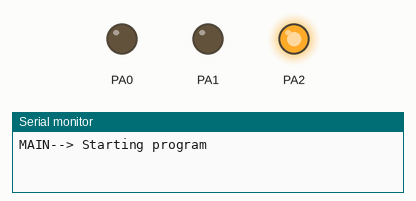
Simulated run of this program. Board: ATmega32, built with avr-gcc and emulated at 16 MHz. Shown: output pins drawn as LEDs (lit = HIGH), the last lines printed to the serial monitor.

Above: at 0.5 s.
At 65.0 s:
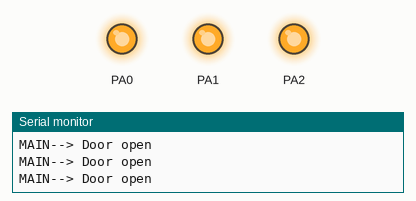
Timing chart, 0 to 65.9 s (numbered marks = the images above):
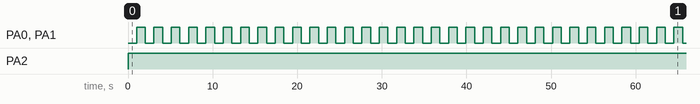

The program:

main.c
```c
// (licence header left out)
#include <stdio.h>
#include <string.h>

#include <led.h>
#include <timers.h>
#include <comm.h>
#include <printf_setup.h>

#define SYSTICK_FREQ 1000 ///< Frequency of the SysTick set at 1kHz.
#define COMM_BAUD_RATE 115200UL ///< Baud rate for communication with PC

void softTimerCallback(void);

#define DEBUG

#ifdef DEBUG
#define print(str, args...) printf("MAIN--> "str"%s",##args,"\r")
#define println(str, args...) printf("MAIN--> "str"%s",##args,"\r\n")
#else
#define print(str, args...) (void)0
#define println(str, args...) (void)0
#endif

//#include <avr/io.h>

//void alarmSignalInit(void) {
//
//  DDRD |= (1<<3); // output pin
//  PORTD |= (1<<3); //
//
//}
//
//void setAlarm(uint8_t val) {
//
//  if (val) {
//    PORTD |= (1<<3);
//  } else {
//    PORTD &= ~(1<<3);
//  }
//
//
//}

//void initContactSwitch(void) {
//
//  DDRD &= ~(1<<2); // input pin
//  PORTD |= (1<<2); // pull up resistor
//
//}
//
//uint8_t checkContactSwitch(void) {
//
//  return !(PIND & (1<<2));
//}

uint8_t alarm;

/**
 * @brief Main function
 * @return
 */
int main(void) {

//  initContactSwitch();
//  alarmSignalInit();

  COMM_Init(COMM_BAUD_RATE);

  printfSetup();

  println("Starting program");

  TIMER_Init(SYSTICK_FREQ); // Initialize timer

  // Add a soft timer with callback running every 1000ms
  int8_t timerID = TIMER_AddSoftTimer(1000, softTimerCallback);
  TIMER_StartSoftTimer(timerID);

	LED_Init(LED0); // Add an LED
	LED_Init(LED1); // Add an LED
	LED_Init(LED2); // Add an LED
	LED_ChangeState(LED2, LED_ON);

	while (1) {

//	  alarm = checkContactSwitch();
//	  if (alarm) {
//	    setAlarm(1);
//	  } else {
//	    setAlarm(0);
//	  }

	  TIMER_SoftTimersUpdate(); // run timers
	}
}

/**
 * @brief Callback function called on every soft timer overflow
 */
void softTimerCallback(void) {

  LED_Toggle(LED1);
  LED_Toggle(LED0);

  if (!alarm)
    println("Door open");
  else {
    println("Door closed");
  }

}
```

comm.h
```c
// (licence header left out)
#ifndef COMM_H_
#define COMM_H_

#include <inttypes.h>

void    COMM_Init(uint32_t baud);
void    COMM_Putc(uint8_t c);
void    COMM_Puts(const char* s);
uint8_t COMM_Getc(void);
uint8_t COMM_GetFrame(uint8_t* buf, uint8_t* len);

#endif /* COMM_H_ */
```

fifo.h
```c
// (licence header left out)
#ifndef FIFO_H_
#define FIFO_H_

#include <inttypes.h>

/**
 * @defgroup  FIFO FIFO
 * @brief     First in first out buffer functions
 */

/**
 * @addtogroup FIFO
 * @{
 */

/**
 * @brief FIFO structure typedef.
 */
typedef struct {
  uint16_t head;   ///< Head
  uint16_t tail;   ///< Tail
  uint8_t* buf;    ///< Pointer to buffer
  uint16_t len;    ///< Maximum length of FIFO
  uint16_t count;  ///< Current number of data elements
} FIFO_TypeDef;

uint8_t FIFO_Add      (FIFO_TypeDef* fifo);
uint8_t FIFO_Push     (FIFO_TypeDef* fifo, uint8_t c);
uint8_t FIFO_Pop      (FIFO_TypeDef* fifo, uint8_t* c);
uint8_t FIFO_IsEmpty  (FIFO_TypeDef* fifo);

/**
 * @}
 */

#endif /* FIFO_H_ */
```

led.h
```c
// (licence header left out)
#ifndef LED_H_
#define LED_H_

/**
 * @defgroup  LED LED
 * @brief     Light Emitting Diode control functions.
 */

/**
 * @addtogroup LED
 * @{
 */

/**
 * @brief LED enum - for identifying an LED.
 */
typedef enum {
  LED0,//!< LED0
  LED1,//!< LED1
  LED2,//!< LED2
  LED3,//!< LED3
  LED4,//!< LED4
  LED5,//!< LED5
  LED6,//!< LED6
  LED7,//!< LED7
  LED8,//!< LED8
  LED9,//!< LED9

} LED_Number_TypeDef;

/**
 * @brief State of an LED.
 */
typedef enum {
  LED_UNUSED, //!< LED_UNUSED LED not initialized
  LED_OFF,    //!< LED_OFF    Turn off LED
  LED_ON,     //!< LED_ON     Turn on LED
} LED_State_TypeDef;

void LED_Init         (LED_Number_TypeDef led);
void LED_Toggle       (LED_Number_TypeDef led);
void LED_ChangeState  (LED_Number_TypeDef led, LED_State_TypeDef state);

/**
 * @}
 */

#endif /* LED_H_ */
```

printf_setup.h
```c
// (licence header left out)
#ifndef APP_INC_PRINTF_SETUP_H_
#define APP_INC_PRINTF_SETUP_H_

void printfSetup(void);

#endif /* APP_INC_PRINTF_SETUP_H_ */
```

timers.h
```c
// (licence header left out)
#ifndef TIMERS_H_
#define TIMERS_H_

#include <inttypes.h>

/**
 * @defgroup  TIMER TIMER
 * @brief     Timing control functions
 */

/**
 * @addtogroup TIMER
 * @{
 */

void      TIMER_Init              (uint32_t freq);
void      TIMER_DelayUS           (uint32_t us);
void      TIMER_Delay             (uint32_t ms);
uint8_t   TIMER_DelayTimer        (uint32_t ms, uint32_t startTime);
int8_t    TIMER_AddSoftTimer      (uint32_t maxVal, void (*fun)(void));
void      TIMER_StartSoftTimer    (uint8_t id);
void      TIMER_SoftTimersUpdate  (void);
uint32_t  TIMER_GetTime           (void);
/**
 * @}
 */

#endif /* TIMERS_H_ */
```

utils.h
```c
// (licence header left out)
#ifndef UTILS_H_
#define UTILS_H_

#include <inttypes.h>

/**
 * @defgroup  UTILS UTILS
 * @brief     Common utility functions and macros
 */

/**
 * @addtogroup UTILS
 * @{
 */

void hexdump(uint8_t* buf, uint32_t length);

/**
 * @}
 */

#endif /* UTILS_H_ */
```

comm.c
```c
// (licence header left out)
#include <comm.h>
#include <fifo.h>
// HAL
#include <stdio.h>
#include <uart.h>

#ifndef DEBUG
  #define DEBUG
#endif

#ifdef DEBUG
  #define print(str, args...) printf("COMM--> "str"%s",##args,"\r")
  #define println(str, args...) printf("COMM--> "str"%s",##args,"\r\n")
#else
  #define print(str, args...) (void)0
  #define println(str, args...) (void)0
#endif

/**
 * @defgroup  COMM COMM
 * @brief     Communication with PC functions.
 */

/**
 * @addtogroup COMM
 * @{
 */

#define COMM_BUF_LEN     128     ///< COMM buffer lengths
#define COMM_TERMINATOR '\r'     ///< COMM frame terminator character

static uint8_t rxBuffer[COMM_BUF_LEN]; ///< Buffer for received data.
static uint8_t txBuffer[COMM_BUF_LEN]; ///< Buffer for transmitted data.

static FIFO_TypeDef rxFifo; ///< RX FIFO
static FIFO_TypeDef txFifo; ///< TX FIFO

static uint8_t gotFrame;  ///< Nonzero signals a new frame (number of received frames)

uint8_t COMM_TxCallback(uint8_t* c);
void    COMM_RxCallback(uint8_t c);

/**
 * @brief Initialize communication terminal interface.
 *
 * @param baud Required baud rate
 */
void COMM_Init(uint32_t baud) {

  // pass baud rate
  // callback for received data and callback for
  // transmitted data
  COMM_HAL_Init(baud, COMM_RxCallback, COMM_TxCallback);

  // Initialize RX FIFO
  rxFifo.buf = rxBuffer;
  rxFifo.len = COMM_BUF_LEN;
  FIFO_Add(&rxFifo);

  // Initialize TX FIFO
  txFifo.buf = txBuffer;
  txFifo.len = COMM_BUF_LEN;
  FIFO_Add(&txFifo);

}

/**
 * @brief Send a char to USART2.
 * @details This function can be called in stubs.c _write
 * function in order for printf to work
 *
 * @param c Char to send.
 */
void COMM_Putc(uint8_t c) {
  // disable IRQ so it doesn't screw up FIFO count - leads to errors in transmission
  COMM_HAL_IrqDisable;

  FIFO_Push(&txFifo,c); // Put data in TX buffer
  COMM_HAL_TxEnable();  // Enable low level transmitter

  // enable IRQ again
  COMM_HAL_IrqEnable;
}
/**
 * @brief Send string to USART
 * @param s String to send
 */
void COMM_Puts(const char* s) {

  while(*s) {
    COMM_Putc(*s++);
  }
  // CR for terminal
  COMM_Putc('\r');
}
/**
 * @brief Get a char from USART2
 * @return Received char.
 * @warning Blocking function! Waits until char is received.
 */
uint8_t COMM_Getc(void) {

  uint8_t c;

  while (FIFO_IsEmpty(&rxFifo) == 1); // wait until buffer is not empty
  // buffer not empty => char was received

//  USART_ITConfig(USART2, USART_IT_RXNE, DISABLE); // disable RX interrupt

  FIFO_Pop(&rxFifo,&c); // Get data from RX buffer

//  USART_ITConfig(USART2, USART_IT_RXNE, ENABLE); // enable RX interrupt

  return c;
}
/**
 * @brief Get a complete frame from USART2 (nonblocking)
 * @param buf Buffer for data (data will be null terminated for easier string manipulation)
 * @param len Length not including terminator character
 * @retval 0 Received frame
 * @retval 1 No frame in buffer
 * @retval 2 Frame error
 * TODO Add maximum length checking so as not to overflow
 */
uint8_t COMM_GetFrame(uint8_t* buf, uint8_t* len) {

  uint8_t c;
  *len = 0; // zero out length variable

  if (gotFrame) {
    while (1) {

      // no more data and terminator wasn't reached => error
      if (FIFO_IsEmpty(&rxFifo)) {
        *len = 0;
        println("Invalid frame");
        return 2;
      }
      FIFO_Pop(&rxFifo, &c);
      buf[(*len)++] = c;

      // if end of frame
      if (c == COMM_TERMINATOR) {
        (*len)--; // length without terminator character
        buf[*len] = 0; // USART terminator character converted to NULL terminator
        break;
      }

    }
    gotFrame--;
    return 0;

  } else {

    return 1;
  }

}
/**
 * @brief Callback for receiving data from PC.
 * @param c Data sent from lower layer software.
 */
void COMM_RxCallback(uint8_t c) {

  uint8_t res = FIFO_Push(&rxFifo, c); // Put data in RX buffer

  // Checking res to ensure no buffer overflow occurred
  if ((c == COMM_TERMINATOR) && (res == 0)) {
    gotFrame++;
  }
}
/**
 * @brief Callback for transmitting data to lower layer
 * @param c Transmitted data
 * @retval 0 There is no more data in buffer (stop transmitting)
 * @retval 1 Valid data in c
 */
uint8_t COMM_TxCallback(uint8_t* c) {

  if (FIFO_Pop(&txFifo, c) == 0) { // If buffer not empty
    return 1;
  } else {
    return 0;
  }

}

/**
 * @}
 */
```

fifo.c
```c
// (licence header left out)
#include <fifo.h>
#include <stdio.h>

#ifndef DEBUG
//  #define DEBUG
#endif

#ifdef DEBUG
  #define print(str, args...) printf("FIFO--> "str"%s",##args,"\r")
  #define println(str, args...) printf("FIFO--> "str"%s",##args,"\r\n")
#else
  #define print(str, args...) (void)0
  #define println(str, args...) (void)0
#endif

/**
 * @addtogroup FIFO
 * @{
 */

/**
 * @brief Add a FIFO.
 *
 * @details To add a FIFO, you need to define a FIFO_TypeDef
 * structure and initialize it with the proper length and
 * buffer pointer. The rest is handled automatically.
 *
 * @param fifo Pointer to FIFO structure
 * @retval 0 FIFO added successfully
 * @retval 1 Error: FIFO length is 0
 */
uint8_t FIFO_Add(FIFO_TypeDef* fifo) {

  if (fifo->len == 0 ) {
    println("Zero FIFO length");
    return 1;
  }

  fifo->tail  = 0;
  fifo->head  = 0;
  fifo->count = 0;

  return 0;
}
/**
 * @brief Pushes data to FIFO.
 * @param fifo Pointer to FIFO structure
 * @param c Data byte
 * @retval 0 Data added
 * @retval 1 Error: FIFO is full
 */
uint8_t FIFO_Push(FIFO_TypeDef* fifo, uint8_t c) {

  // Check for overflow
  if (fifo->count == fifo->len) {
    println("FIFO overflow");
    return 1;
  }

  fifo->buf[fifo->head++] = c; // Put char in buffer
  fifo->count++; // Increase counter


  if (fifo->head == fifo->len) {
    fifo->head = 0; // start from beginning
  }

  return 0;
}
/**
 * @brief Pops data from the FIFO.
 * @param fifo Pointer to FIFO structure
 * @param c data
 * @retval 0 Got valid data
 * @retval 1 Error: FIFO is empty
 */
uint8_t FIFO_Pop(FIFO_TypeDef* fifo, uint8_t* c) {

  // If FIFO is empty
  if (fifo->count == 0) {
    println("FIFO is empty");
    return 1;
  }
  *c = fifo->buf[fifo->tail++];
  fifo->count--;

  if (fifo->tail == fifo->len) {
    fifo->tail = 0; // start from beginning
  }

  return 0;
}
/**
 * @brief Checks whether the FIFO is empty.
 * @param fifo Pointer to FIFO structure
 * @retval 1 FIFO is empty
 * @retval 0 FIFO is not empty
 */
uint8_t FIFO_IsEmpty(FIFO_TypeDef* fifo) {

  if (fifo->count == 0) {
    return 1;
  }

  return 0;
}

/**
 * @}
 */
```

led.c
```c
// (licence header left out)
#include <stdio.h>
#include <led.h>
#include <led_hal.h>

#ifndef DEBUG
  #define DEBUG
#endif

#ifdef DEBUG
  #define print(str, args...) printf("LED--> "str"%s",##args,"\r")
  #define println(str, args...) printf("LED--> "str"%s",##args,"\r\n")
#else
  #define print(str, args...) (void)0
  #define println(str, args...) (void)0
#endif

/**
 * @addtogroup LED
 * @{
 */

static LED_State_TypeDef ledState[MAX_LEDS]; ///< States of the LEDs (MAX_LEDS is hardware dependent)

/**
 * @brief Add an LED.
 * @param led LED init structure.
 */
void LED_Init(LED_Number_TypeDef led) {

  // Check if LED number is correct.
  if (led >= MAX_LEDS) {
    println("Error: Incorrect LED number %d!", (int)led);
    return;
  }

  LED_HAL_Init(led);
  ledState[led] = LED_OFF; // LED initially off
}

/**
 * @brief Change the state of an LED.
 * @param led LED number.
 * @param state New state.
 */
void LED_ChangeState(LED_Number_TypeDef led, LED_State_TypeDef state) {

  if (led >= MAX_LEDS) {
    println("Error: Incorrect LED number %d!", (int)led);
    return;
  }

  if (ledState[led] == LED_UNUSED) {
    println("Error: Uninitialized LED %d!", (int)led);
    return;
  } else {
    if (state == LED_OFF) {
      LED_HAL_ChangeState(led, 0); // turn off LED
    } else if (state == LED_ON) {
      LED_HAL_ChangeState(led, 1); // light up LED
    }
  }

  ledState[led] = state; // update LED state
}

/**
 * @brief Toggle an LED.
 * @param led LED number.
 */
void LED_Toggle(LED_Number_TypeDef led) {

  if (led >= MAX_LEDS) {
    println("Error: Incorrect LED number %d!", (int)led);
    return;
  }

  if (ledState[led] == LED_UNUSED) {
    println("Error: Uninitialized LED %d!", (int)led);
    return;
  } else {
    if (ledState[led] == LED_OFF) {
      ledState[led] = LED_ON;
    } else if (ledState[led] == LED_ON) {
      ledState[led]= LED_OFF;
    }
    LED_HAL_Toggle(led);
  }
}

/**
 * @}
 */
```

printf_setup.c
```c
// (licence header left out)
#include <comm.h>
#include <stdio.h>

static int printfWrite(char c, FILE *stream);

/**
 * @brief This setups the stream for printf with a function
 * which sends data on the USART.
 */
static FILE mystdout = FDEV_SETUP_STREAM(printfWrite, NULL, _FDEV_SETUP_WRITE);

/**
 * @brief This function sends data to the USART.
 * @param c Character to send
 * @param stream Stream
 * @return
 * TODO Check what we can do with stream param
 */
static int printfWrite(char c, FILE *stream) {
  COMM_Putc(c);
  return 0;
}
/**
 * @brief This function sets the stdout stream to
 * point to our USART stream.
 */
void printfSetup(void) {
  stdout = &mystdout;
}
```

utils.c
```c
// (licence header left out)
#include <utils.h>
#include <stdio.h>
#include <timers.h>

/**
 * @addtogroup UTILS
 * @{
 */

/**
 * @brief Send data in hex format to terminal.
 * @param buf Data buffer.
 * @param length Number of bytes to send.
 * @warning Uses blocking delays so as not to overflow buffer.
 */
void hexdump(uint8_t* buf, uint32_t length) {

  uint32_t i = 0;

  while (length--) {

    printf("%02x ", buf[i]);

    i++;
    // new line every 16 chars
    if ((i % 16) == 0) {
      printf("\r\n");
    }
    // delay every 50 chars
    if ((i % 50) == 0) {
      TIMER_Delay(100); // Delay so as not to overflow buffer
    }
  }
}

/**
 * @}
 */
```

led_hal.h
```c
// (licence header left out)
#ifndef LED_HAL_H_
#define LED_HAL_H_

#include <inttypes.h>


/**
 * @defgroup  LED_HAL LED_HAL
 * @brief     HAL - Light Emitting Diode control functions.
 */

/**
 * @addtogroup LED_HAL
 * @{
 */
#ifdef __AVR_ATmega32__
  #define MAX_LEDS    4 ///< Maximum number of LEDs available in design
#elif defined __AVR_ATmega8__
  #define MAX_LEDS    2 ///< Maximum number of LEDs available in design
#endif

void LED_HAL_Init         (uint8_t led);
void LED_HAL_Toggle       (uint8_t led);
void LED_HAL_ChangeState  (uint8_t led, uint8_t state);

/**
 * @}
 */

#endif /* LED_HAL_H_ */
```

systick.h
```c
// (licence header left out)
#ifndef SYSTICK_H_
#define SYSTICK_H_

#include <inttypes.h>


/**
 * @defgroup  SYSTICK SYSTICK
 * @brief     SYSTICK control functions.
 */

/**
 * @addtogroup SYSTICK
 * @{
 */
void      SYSTICK_Init    (uint32_t freq);
uint32_t  SYSTICK_GetTime (void);

/**
 * @}
 */

#endif /* SYSTICK_H_ */
```

uart.h
```c
// (licence header left out)
#ifndef UART_H_
#define UART_H_

#include <inttypes.h>
#include <avr/interrupt.h> // for sei and cli
/**
 * @defgroup  USART2 USART2
 * @brief     USART2 low level functions
 */

/**
 * @addtogroup USART2
 * @{
 */

void    UART_Init(uint32_t baud, void(*rxCb)(uint8_t), uint8_t(*txCb)(uint8_t*));
void    UART_TxEnable(void);

// HAL functions for use in higher level
#define COMM_HAL_Init     UART_Init
#define COMM_HAL_TxEnable UART_TxEnable
#define COMM_HAL_IrqEnable  sei()
#define COMM_HAL_IrqDisable cli()

/**
 * @}
 */

#endif /* UART_H_ */
```

led_hal.c
```c
// (licence header left out)
#include <led_hal.h>
#include <avr/io.h>

/**
 * @addtogroup LED_HAL
 * @{
 */

#ifdef __AVR_ATmega32__
/**
 * @brief LED GPIO ports
 */
static volatile uint8_t* ledPort[MAX_LEDS] = {
    &PORTA,
    &PORTA,
    &PORTA,
    &PORTA
};

/**
 * @brief LED GPIO data direction
 */
static volatile uint8_t* ledDir[MAX_LEDS] = {
    &DDRA,
    &DDRA,
    &DDRA,
    &DDRA
};

/**
 * @brief LED pin numbers
 */
static uint8_t ledPin[MAX_LEDS] = {
    1<<0,
    1<<1,
    1<<2,
    1<<3,
};

#elif defined __AVR_ATmega8__
/**
 * @brief LED GPIO ports
 */
static volatile uint8_t* ledPort[MAX_LEDS] = {
    &PORTB,
    &PORTD
};

/**
 * @brief LED GPIO data direction
 */
static volatile uint8_t* ledDir[MAX_LEDS] = {
    &DDRB,
    &DDRD
};

/**
 * @brief LED pin numbers
 */
static uint8_t ledPin[MAX_LEDS] = {
    1<<0,
    1<<7
};
#else
  #error "Unsupported MCU"
#endif

/**
 * @brief Add an LED.
 * @param led LED number.
 */
void LED_HAL_Init(uint8_t led) {

    *ledDir[led] |= ledPin[led];   // set pin as output
    *ledPort[led] &= ~ledPin[led]; // reset pin

}

/**
 * @brief Toggle an LED.
 * @param led LED number.
 */
void LED_HAL_Toggle(uint8_t led) {

  *ledPort[led] ^= ledPin[led]; // toggle bit
}

/**
 * @brief Change the state of an LED.
 * @param led LED number.
 * @param state New state.
 */
void LED_HAL_ChangeState(uint8_t led, uint8_t state) {

  if (state == 1) {
    *ledPort[led] |= ledPin[led]; // set bit
  } else {
    *ledPort[led] &= ~ledPin[led]; // reset bit
  }

}

/**
 * @}
 */
```

Source omitted: timers.c (6001 bytes), systick.c (1305 bytes), uart.c (2480 bytes)

Measured:
- by itself, PA0, PA1: moves between LOW and HIGH, repeating every 57.3 s
- by itself, PA2: LOW → HIGH at 0.00 s
- by itself, everything shown: repeats every 57.3 s, in 56 steps
